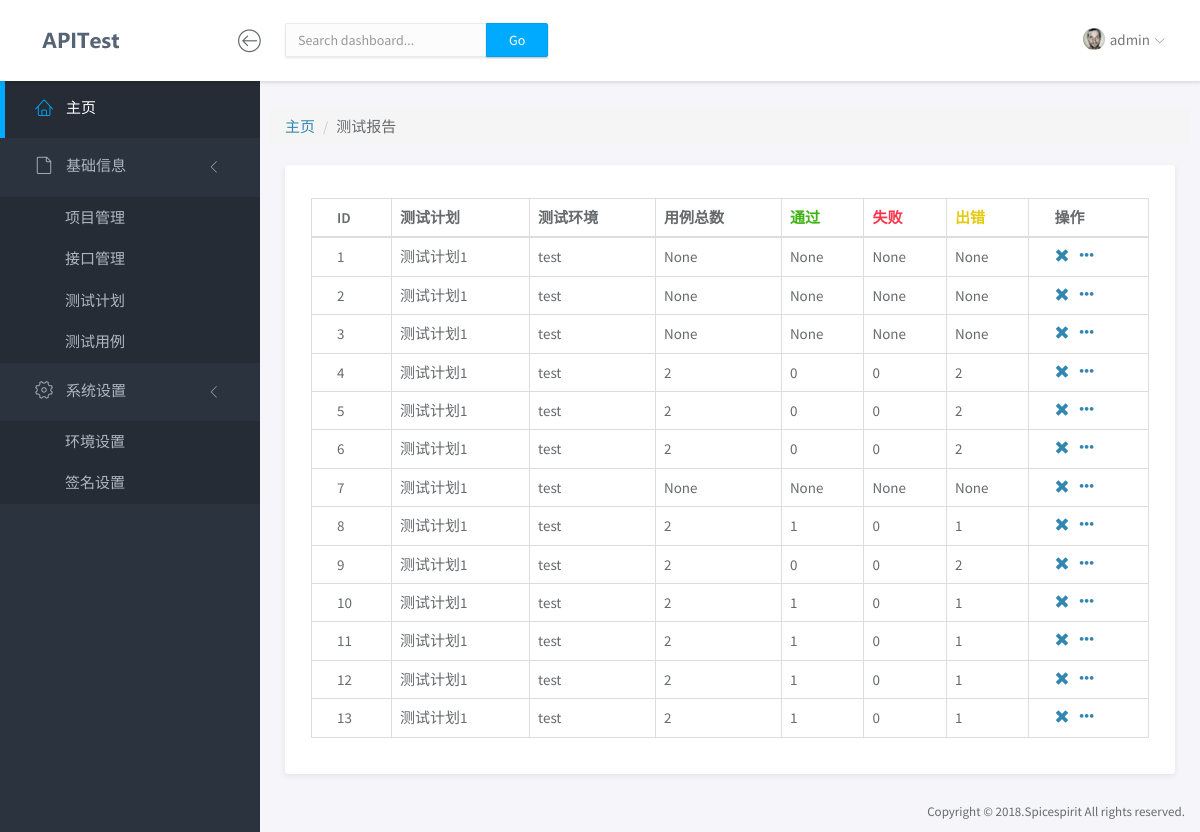
/report/ (signed in), run on the app's committed database.
### app/models.py (models this page shows, shortened)
class TestReport(models.Model):
    test_plan = models.ForeignKey('TestPlan', on_delete=models.CASCADE)
    content = models.TextField('内容', blank=True, null=True)
    case_num = models.IntegerField('用例数量', blank=True, null=True)
    pass_num = models.IntegerField('通过数量', blank=True, null=True)
    fail_num = models.IntegerField('失败数量', blank=True, null=True)
    error_num = models.IntegerField('出错数量', blank=True, null=True)
    class Meta:
        verbose_name = '测试报告'
        verbose_name_plural = '测试报告'

class TestPlan(models.Model):
    name = models.CharField('名称', max_length=50)
    environment = models.ForeignKey('Environment', on_delete=models.CASCADE, verbose_name='环境')
    description = models.CharField('描述', max_length=100, blank=True, null=True)
    class Meta:
        verbose_name = '测试计划'
        verbose_name_plural = '测试计划'

class Environment(models.Model):
    name = models.CharField('名称', max_length=50)
    description = models.CharField('描述', max_length=100, blank=True, null=True)
    def __str__(self):
        return self.name
    class Meta:
        verbose_name = '环境设置'
        verbose_name_plural = '环境设置'

### app/views.py (the view)
# urls.py: path('report/', report_list, name='report_list'),
@login_required
def report_list(request):
    report_list = TestReport.objects.all()
    return render(request, "report_list.html", {"report_list": report_list})

### app/templates/report_list.html (shortened to what this page needs)
{% extends "base.html" %}
{% block content %}
	<div class="row">
		<ol class="breadcrumb">
		  <li><a href="{% url 'index' %}">主页</a></li>
		  <li>测试报告</li>
		</ol>
	</div>
	<div class="row">
		<div class="col-md-12">
			<div class="panel">
				<div class="panel-body">
					<br>
					<table class="table table-bordered">
						<thead>
							<tr>
								<th>ID</th>
								<th>测试计划</th>
                                <th>测试环境</th>
                                <th>用例总数</th>
                                <th class="text-success">通过</th>
                                <th class="text-danger">失败</th>
                                <th class="text-warning">出错</th>
								<th>操作</th>
							</tr>
						</thead>
						<tbody>
							{% for report in report_list %}
							<tr>
								<td>{{report.id}}</td>
                                <td>{{report.test_plan.name}}</td>
                                <td>{{report.test_plan.environment}}</td>
                                <td>{{report.case_num}}</td>
                                <td>{{report.pass_num}}</td>
                                <td>{{report.fail_num}}</td>
                                <td>{{report.error_num}}</td>
								<td>
									<a href="#"><span class="glyphicon glyphicon-remove" data-toggle="modal" data-target="#delModal"></span></a>&nbsp;&nbsp;
                                    <a href="{% url 'report_detail' report.id %}"><span class="glyphicon glyphicon-option-horizontal"></span></a>
								</td>
							</tr>
							{% endfor %}
						</tbody>
					</table>
				</div>
			</div>
		</div>
	</div>
{% endblock %}

### app/templates/base.html (shortened to what this page needs)
<!doctype html>
<html lang="en">
{% load staticfiles %}
<head>
	<link rel="stylesheet" href="{% static 'vendor/bootstrap/css/bootstrap.min.css' %}">
	<link rel="stylesheet" href="{% static 'vendor/font-awesome/css/font-awesome.min.css' %}">
	<link rel="stylesheet" href="{% static 'vendor/linearicons/style.css' %}">
	<link rel="stylesheet" href="{% static 'vendor/chartist/css/chartist-custom.css' %}">
	<link rel="stylesheet" href="{% static 'css/main.css' %}">
	<link rel="stylesheet" href="{% static 'css/demo.css' %}">
</head>
<body>
	<div id="wrapper">
		<nav class="navbar navbar-default navbar-fixed-top">
			<div class="brand">
				<a href="index.html"><img src="{% static 'img/logo-dark.png' %}" alt="ApiTest" class="img-responsive logo"></a>
			</div>
			<div class="container-fluid">
				<div class="navbar-btn" style="padding-left: 67px;">
					<button type="button" class="btn-toggle-fullwidth"><i class="lnr lnr-arrow-left-circle"></i></button>
				</div>
				<form class="navbar-form navbar-left">
					<div class="input-group">
						<input type="text" value="" class="form-control" placeholder="Search dashboard...">
						<span class="input-group-btn"><button type="button" class="btn btn-primary">Go</button></span>
					</div>
				</form>
				<div id="navbar-menu">
					<ul class="nav navbar-nav navbar-right">
						<li class="dropdown">
							<a href="#" class="dropdown-toggle" data-toggle="dropdown"><img src="{% static 'img/user.png' %}" class="img-circle" alt="Avatar"> <span>{{ request.user.username }}</span> <i class="icon-submenu lnr lnr-chevron-down"></i></a>
						</li>
					</ul>
				</div>
			</div>
		</nav>
		<div id="sidebar-nav" class="sidebar">
			<div class="sidebar-scroll">
				<nav>
					<ul class="nav">
						<li><a href="{% url 'index' %}" class="active"><i class="lnr lnr-home"></i> <span>主页</span></a></li>
						<li>
							<a href="#subItems" data-toggle="collapse" class="collapsed"><i class="lnr lnr-file-empty"></i> <span>基础信息</span> <i class="icon-submenu lnr lnr-chevron-left"></i></a>
							<div id="subItems" class="collapse in">
								<ul class="nav">
									<li><a href="{% url 'prj_list' %}" class="">项目管理</a></li>
									<li><a href="{% url 'api_list' %}" class="">接口管理</a></li>
									<li><a href="{% url 'plan_list' %}" class="">测试计划</a></li>
									<li><a href="{% url 'case_list' %}" class="">测试用例</a></li>
								</ul>
							</div>
						</li>
						<li>
							<a href="#subSettings" data-toggle="collapse" class="collapsed"><i class="lnr lnr-cog"></i> <span>系统设置</span> <i class="icon-submenu lnr lnr-chevron-left"></i></a>
							<div id="subSettings" class="collapse in">
								<ul class="nav">
									<li><a href="{% url 'env_list' %}" class="">环境设置</a></li>
									<li><a href="{% url 'sign_list' %}" class="">签名设置</a></li>
								</ul>
							</div>
						</li>
					</ul>
				</nav>
			</div>
		</div>
		<div class="main">
			<div class="main-content">
				<div class="container-fluid">
					{% block content %}
					{% endblock %}
				</div>
			</div>
		</div>
		<footer>
			<div class="container-fluid">
				<p class="copyright">Copyright &copy; 2018.Spicespirit All rights reserved.</p>
			</div>
		</footer>
	</div>
</body>
</html>

### data on the page
TestReport: id "1", test_plan.name "测试计划1", test_plan.environment "test", case_num "None", pass_num "None", fail_num "None", error_num "None"
TestReport: id "2", test_plan.name "测试计划1", test_plan.environment "test", case_num "None", pass_num "None", fail_num "None", error_num "None"
TestReport: id "3", test_plan.name "测试计划1", test_plan.environment "test", case_num "None", pass_num "None", fail_num "None", error_num "None"
TestReport: id "4", test_plan.name "测试计划1", test_plan.environment "test", case_num "2", pass_num "0", fail_num "0", error_num "2"
TestReport: id "5", test_plan.name "测试计划1", test_plan.environment "test", case_num "2", pass_num "0", fail_num "0", error_num "2"
TestReport: id "6", test_plan.name "测试计划1", test_plan.environment "test", case_num "2", pass_num "0", fail_num "0", error_num "2"
TestReport: id "7", test_plan.name "测试计划1", test_plan.environment "test", case_num "None", pass_num "None", fail_num "None", error_num "None"
TestReport: id "8", test_plan.name "测试计划1", test_plan.environment "test", case_num "2", pass_num "1", fail_num "0", error_num "1"
TestReport: id "9", test_plan.name "测试计划1", test_plan.environment "test", case_num "2", pass_num "0", fail_num "0", error_num "2"
TestReport: id "10", test_plan.name "测试计划1", test_plan.environment "test", case_num "2", pass_num "1", fail_num "0", error_num "1"
TestReport: id "11", test_plan.name "测试计划1", test_plan.environment "test", case_num "2", pass_num "1", fail_num "0", error_num "1"
TestReport: id "12", test_plan.name "测试计划1", test_plan.environment "test", case_num "2", pass_num "1", fail_num "0", error_num "1"
TestReport: id "13", test_plan.name "测试计划1", test_plan.environment "test", case_num "2", pass_num "1", fail_num "0", error_num "1"

### other printed values
{{ request.user.username }} "admin"
